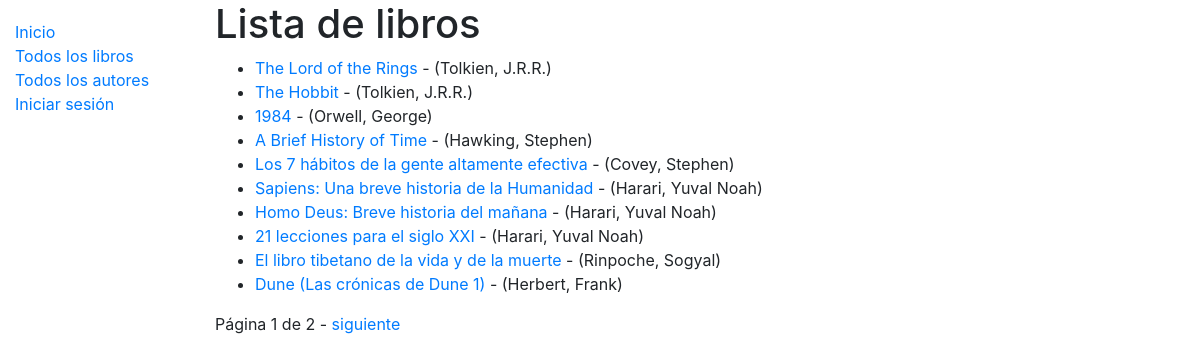
Page /catalogo/libros/ on the committed database.
### catalogo/models.py (models this page shows, shortened)
class Libro(models.Model):
    titulo = models.CharField(max_length=200)
    autor = models.ForeignKey('Autor', on_delete=models.SET_NULL, null=True)
    resumen = models.TextField(max_length=1000, help_text='Ingresa una breve descripción del libro')
    isbn = models.CharField('ISBN', max_length=13, help_text='Ingresa el <a href="https://www.isbn-international.org/es/content/¿que-es-un-isbn">número ISBN</a> de 13 carácteres')
    lenguaje = models.ForeignKey('Lenguaje', on_delete=models.SET_NULL, null=True)
    genero = models.ManyToManyField(Genero, help_text='Selecciona un género para este libro')
    def desplegar_genero(self):
        """Crea un string para el Genero. Se requiere para desplegar genero en Admin"""
        return ', '.join(genero.nombre for genero in self.genero.all()[:3])
    desplegar_genero.short_description = 'Genero'
    def get_absolute_url(self):
        return reverse('detalle_del_libro', args=[str(self.id)])

class Autor(models.Model):
    nombre = models.CharField(max_length=100)
    apellido = models.CharField(max_length=100)
    fecha_de_nacimiento = models.DateField(null=True, blank=True)
    fecha_de_deceso = models.DateField('Fallecimiento', null=True, blank=True)
    class Meta:
        ordering = ['apellido', 'nombre']
    def __str__(self):
        return f'{self.apellido}, {self.nombre}'

### catalogo/views.py (the view)
# urls.py: path('libros/', views.VistaDeListaDeLibros.as_view(), name='libros'),
class VistaDeListaDeLibros(generic.ListView):
    model = Libro
    context_object_name = 'lista_de_libros'
    template_name = 'libros/lista_de_libros.html'
    paginate_by = 10

### catalogo/templates/libros/lista_de_libros.html
{% extends "base_generic.html" %}
{% block content %}
    <h1>Lista de libros</h1>
    {% if lista_de_libros %}
        <ul>
        {% for libro in lista_de_libros %}
            <li>
                <a href="{{ libro.get_absolute_url }}">{{ libro.titulo }}</a> - ({{ libro.autor }})
            </li>
        {% endfor %}
        </ul>
    {% else %}
        <p>No hay libros en la librería.</p>
    {% endif %}
{% endblock %}

### catalogo/templates/base_generic.html (shortened to what this page needs)
<!DOCTYPE html>
<html lang="es">
<head>
  <link rel="stylesheet" href="https://stackpath.bootstrapcdn.com/bootstrap/4.5.2/css/bootstrap.min.css">
  {% load static %}
  <link rel="stylesheet" href="{% static 'css/styles.css' %}">
</head>
<body>
  <div class="container-fluid">
    <div class="row">
      <div class="col-sm-2">
      {% block sidebar %}
        <ul class="sidebar-nav">
          <li><a href="{% url 'index' %}">Inicio</a></li>
          <li><a href="{% url 'libros' %}">Todos los libros</a></li>
          <li><a href="{% url 'autores' %}">Todos los autores</a></li>
          {% if user.is_authenticated %}
            <hr>
            <li>Usuario: {{ user.get_username }}</li>
            <li><a href="{% url 'misprestamos' %}">Mis préstamos</a></li>
            <li><a href="{% url 'logout' %}?next={{ request.path }}">Cerrar sesión</a></li>
          {% else %}
            <li><a href="{% url 'login' %}?next={{ request.path }}">Iniciar sesión</a></li>
          {% endif %}
        </ul>
      {% endblock %}
      </div>
      <div class="col-sm-10">
          {% block content %}{% endblock %}
          {% block pagination %}
              {% if is_paginated %}
                  <div class="pagination">
                      <span class="page-links">
                          <span class="page-current">
                              Página {{ page_obj.number }} de {{ page_obj.paginator.num_pages }}
                          </span>
                          {% if page_obj.has_next %}
                              - <a href="{{ request.path }}?page={{ page_obj.next_page_number }}">siguiente</a>
                          {% endif %}
                      </span>
                  </div>
              {% endif %}
          {% endblock %}
      </div>
    </div>
  </div>
</body>
</html>

### catalogo/static/css/styles.css (style rules this page uses)
.sidebar-nav { margin-top: 20px; padding: 0; list-style: none; }

### rows in the picture
Libro: titulo "The Lord of the Rings", autor "Tolkien, J.R.R."
Libro: titulo "The Hobbit", autor "Tolkien, J.R.R."
Libro: titulo "1984", autor "Orwell, George"
Libro: titulo "A Brief History of Time", autor "Hawking, Stephen"
Libro: titulo "Los 7 hábitos de la gente altamente efectiva", autor "Covey, Stephen"
Libro: titulo "Sapiens: Una breve historia de la Humanidad", autor "Harari, Yuval Noah"
Libro: titulo "Homo Deus: Breve historia del mañana", autor "Harari, Yuval Noah"
Libro: titulo "21 lecciones para el siglo XXI", autor "Harari, Yuval Noah"
Libro: titulo "El libro tibetano de la vida y de la muerte", autor "Rinpoche, Sogyal"
Libro: titulo "Dune (Las crónicas de Dune 1)", autor "Herbert, Frank"

### other values in the picture
{{ page_obj.number }} "1"
{{ page_obj.paginator.num_pages }} "2"
